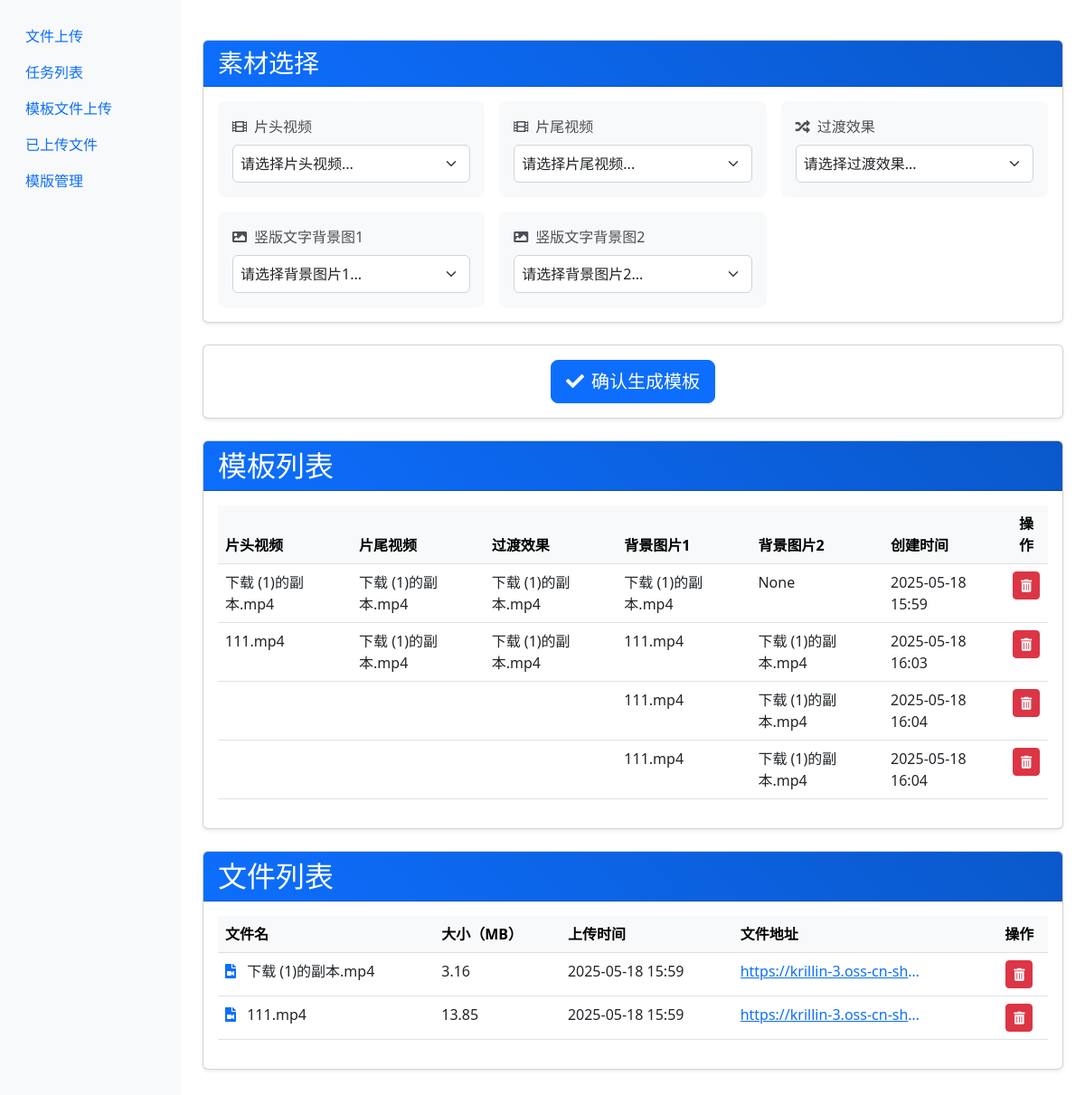
/taskstyles, run on an earlier commit of the app's database.
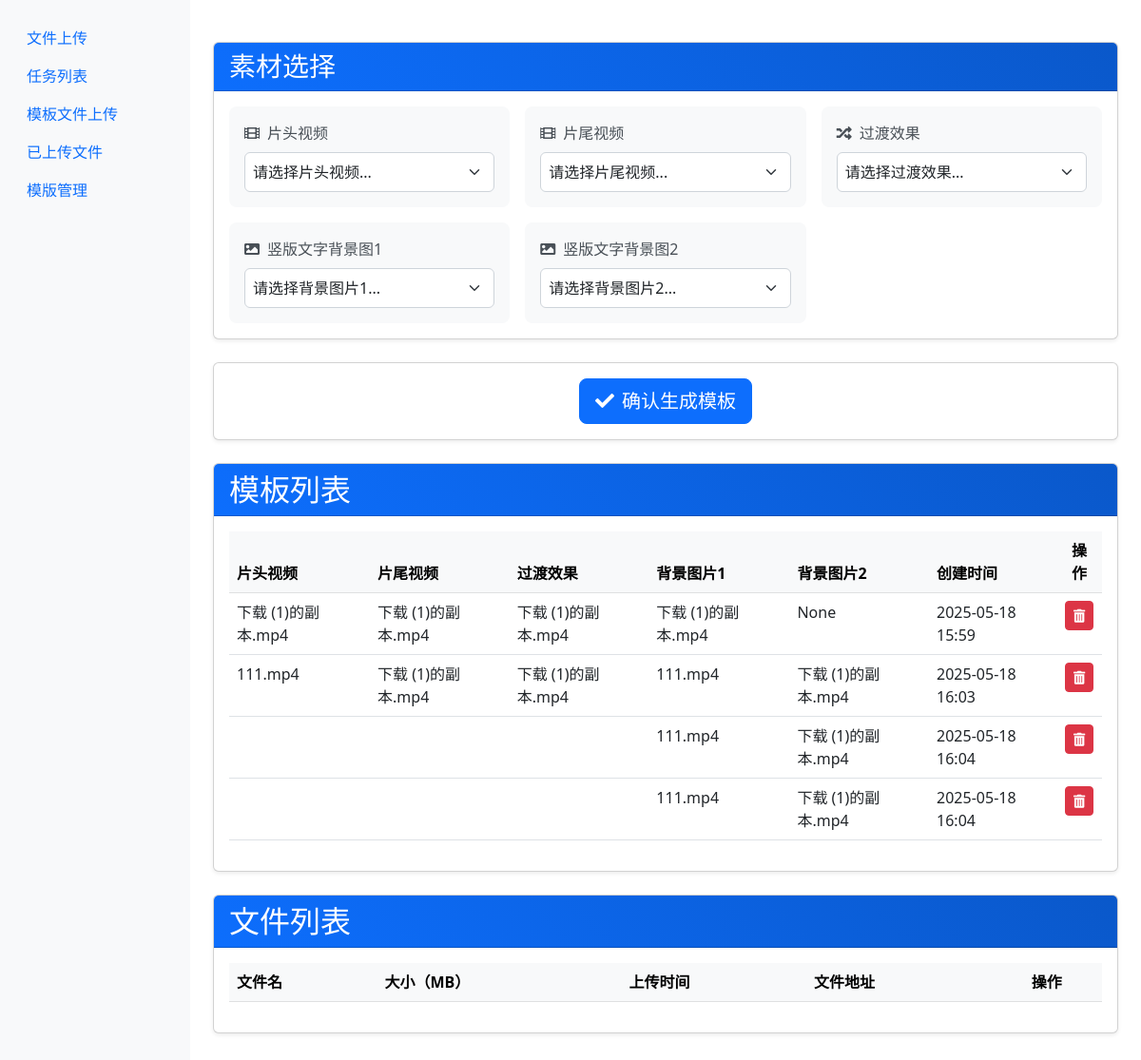
And on a later commit of the database.
### models.py (models this page shows, shortened)
class TaskStyle(db.Model):
    id = db.Column(db.Integer, primary_key=True)
    open_oss_url = db.Column(db.String(255))
    close_oss_url = db.Column(db.String(255))
    title_picture_oss_url_1 = db.Column(db.String(255))
    title_picture_oss_url_2 = db.Column(db.String(255))
    change_material_oss_url = db.Column(db.String(255))
    description = db.Column(db.String(200))
    created_at = db.Column(db.DateTime, default=datetime.utcnow)
    updated_at = db.Column(db.DateTime, default=datetime.utcnow, onupdate=datetime.utcnow)

class Template(db.Model):
    id = db.Column(db.Integer, primary_key=True)
    filename = db.Column(db.String(100), nullable=False)  # 原始文件名
    oss_url = db.Column(db.String(255), unique=True)      # OSS 文件访问地址
    upload_time = db.Column(db.DateTime, default=datetime.utcnow) # 上传时间
    size = db.Column(db.Integer)                          # 文件大小（字节）
    description = db.Column(db.String(200))               # 可选：文件描述

### app.py (the view)
@app.route('/taskstyles')
def taskstyles():
    files = Template.query.all()
    taskstyles = TaskStyle.query.all()
    return render_template('taskstyles.html', files=files, taskstyles=taskstyles)

### templates/taskstyles.html (shortened to what this page needs)
{% extends "base.html" %}
{% block content %}
<div class="container mt-4">
    <div class="card">
        <div class="card-header bg-primary text-white">
            <h3 class="mb-0">素材选择</h3>
        </div>
        <div class="card-body">
            <div class="row g-3">
                <div class="col-md-6 col-lg-4">
                    <div class="form-group">
                        <label for="header-file-select" class="form-label">
                            <i class="fas fa-film me-2"></i>片头视频
                        </label>
                        <select id="header-file-select" class="form-select">
                            <option value="">请选择片头视频...</option>
                        </select>
                    </div>
                </div>
                <div class="col-md-6 col-lg-4">
                    <div class="form-group">
                        <label for="footer-file-select" class="form-label">
                            <i class="fas fa-film me-2"></i>片尾视频
                        </label>
                        <select id="footer-file-select" class="form-select">
                            <option value="">请选择片尾视频...</option>
                        </select>
                    </div>
                </div>
                <div class="col-md-6 col-lg-4">
                    <div class="form-group">
                        <label for="transition-file-select" class="form-label">
                            <i class="fas fa-random me-2"></i>过渡效果
                        </label>
                        <select id="transition-file-select" class="form-select">
                            <option value="">请选择过渡效果...</option>
                        </select>
                    </div>
                </div>
                <div class="col-md-6 col-lg-4">
                    <div class="form-group">
                        <label for="background-file-select" class="form-label">
                            <i class="fas fa-image me-2"></i>竖版文字背景图1
                        </label>
                        <select id="background-file-select" class="form-select">
                            <option value="">请选择背景图片1...</option>
                        </select>
                    </div>
                </div>
                <div class="col-md-6 col-lg-4">
                    <div class="form-group">
                        <label for="background2-file-select" class="form-label">
                            <i class="fas fa-image me-2"></i>竖版文字背景图2
                        </label>
                        <select id="background2-file-select" class="form-select">
                            <option value="">请选择背景图片2...</option>
                        </select>
                    </div>
                </div>
            </div>
        </div>
    </div>
</div>
<div class="container mt-4">
    <div class="card">
        <div class="card-body text-center">
            <button id="confirmButton" class="btn btn-primary btn-lg">
                <i class="fas fa-check me-2"></i>确认生成模板
            </button>
        </div>
    </div>
</div>
<div class="container mt-4">
    <div class="card">
        <div class="card-header bg-primary text-white d-flex justify-content-between align-items-center">
            <h2 class="mb-0">模板列表</h2>
        </div>
        <div class="card-body">
            <div class="table-responsive">
                <table class="table table-hover">
                    <thead class="table-light">
                        <tr>
                            <th>片头视频</th>
                            <th>片尾视频</th>
                            <th>过渡效果</th>
                            <th>背景图片1</th>
                            <th>背景图片2</th>
                            <th>创建时间</th>
                            <th class="text-center">操作</th>
                        </tr>
                    </thead>
                    <tbody>
                        {% for style in taskstyles %}
                        <tr>
                            <td>{{ style.open_oss_url }}</td>
                            <td>{{ style.close_oss_url }}</td>
                            <td>{{ style.change_material_oss_url }}</td>
                            <td>{{ style.title_picture_oss_url_1 }}</td>
                            <td>{{ style.title_picture_oss_url_2 }}</td>
                            <td>{{ style.created_at.strftime('%Y-%m-%d %H:%M') }}</td>
                            <td class="text-center">
                                <form method="post" action="/api/delete_taskstyle/{{ style.id }}" class="d-inline">
                                    <button type="submit" class="btn btn-danger btn-sm"
                                            onclick="return confirm('确定要删除这个模板吗?')"
                                            title="删除模板">
                                        <i class="fas fa-trash-alt"></i>
                                    </button>
                                </form>
                            </td>
                        </tr>
                        {% endfor %}
                    </tbody>
                </table>
            </div>
        </div>
    </div>
</div>
<div class="container mt-4">
    <div class="card">
        <div class="card-header bg-primary text-white d-flex justify-content-between align-items-center">
            <h2 class="mb-0">文件列表</h2>
        </div>
        <div class="card-body">
            <div class="table-responsive">
                <table class="table table-hover">
                    <thead class="table-light">
                        <tr>
                            <th>文件名</th>
                            <th>大小（MB）</th>
                            <th>上传时间</th>
                            <th>文件地址</th>
                            <th class="text-center">操作</th>
                        </tr>
                    </thead>
                    <tbody>
                        {% for file in files %}
                        <tr>
                            <td>
                                <i class="fas fa-file-video text-primary me-2"></i>
                                {{ file.filename }}
                            </td>
                            <td>{{ (file.size / (1024*1024))|round(2) }}</td>
                            <td>{{ file.upload_time.strftime('%Y-%m-%d %H:%M') }}</td>
                            <td>
                                <a href="{{ file.oss_url }}" target="_blank" class="text-truncate d-inline-block" style="max-width: 200px;" title="{{ file.oss_url }}">
                                    {{ file.oss_url }}
                                </a>
                            </td>
                            <td class="text-center">
                                <form method="post" action="/api/delete/{{ file.id }}" class="d-inline">
                                    <button type="submit" class="btn btn-danger btn-sm"
                                            onclick="return confirm('确定要删除这个文件吗?')"
                                            title="删除文件">
                                        <i class="fas fa-trash-alt"></i>
                                    </button>
                                </form>
                            </td>
                        </tr>
                        {% endfor %}
                    </tbody>
                </table>
            </div>
        </div>
    </div>
</div>
<link rel="stylesheet" href="https://cdnjs.cloudflare.com/ajax/libs/font-awesome/5.15.4/css/all.min.css">
{% endblock %}

### templates/base.html (shortened to what this page needs)
<!DOCTYPE html>
<html>
<head>
    <link rel="stylesheet" href="{{ url_for('static', filename='css/style.css') }}">
    <link href="https://cdn.bootcdn.net/ajax/libs/twitter-bootstrap/5.2.3/css/bootstrap.min.css" rel="stylesheet">
</head>
<body>
    <div class="container-fluid">
        <div class="row">
            <div class="col-md-2 sidebar">
                <ul class="nav flex-column">
                    <li class="nav-item">
                        <a class="nav-link" href="{{ url_for('upload') }}">文件上传</a>
                    </li>
                    <li class="nav-item">
                        <a class="nav-link" href="{{ url_for('task_list') }}">任务列表</a>
                    </li>
                    <li class="nav-item">
                        <a class="nav-link" href="{{ url_for('templates') }}">模板文件上传</a>
                    </li>
                    <li class="nav-item">
                        <a class="nav-link" href="{{ url_for('files') }}">已上传文件</a>
                    </li>
                    <li class="nav-item">
                        <a class="nav-link" href="{{ url_for('taskstyles') }}">模版管理</a>
                    </li>
                </ul>
            </div>
            <div class="col-md-10 main-content">
                {% block content %}{% endblock %}
            </div>
        </div>
    </div>
</body>
</html>

### static/css/style.css (style rules this page uses)
.sidebar { background-color: #f8f9fa; min-height: 100vh; padding: 20px; }
.main-content { padding: 20px; }

### templates/taskstyles.html (style rules this page uses)
.form-select { border-radius: 6px; border: 1px solid #ced4da; padding: 0.5rem; transition: border-color 0.15s ease-in-out, box-shadow 0.15s ease-in-out; }
.form-label { font-weight: 500; color: #495057; margin-bottom: 0.5rem; }
.card { box-shadow: 0 0.125rem 0.25rem rgba(0, 0, 0, 0.075); margin-bottom: 1.5rem; }
.card-header { background: linear-gradient(45deg, #0d6efd, #0a58ca); }
.form-group { background: #f8f9fa; padding: 1rem; border-radius: 8px; transition: all 0.3s ease; }

What changed in the data, as far as the page shows it:
removed Template: filename "下载 (1)的副本.mp4", (file.size/(1024*1024))|round(2) "3.16", upload_time "2025-05-18 15:59", oss_url "https://krillin-3.oss-cn-sh…"
removed Template: filename "111.mp4", (file.size/(1024*1024))|round(2) "13.85", upload_time "2025-05-18 15:59", oss_url "https://krillin-3.oss-cn-sh…"
